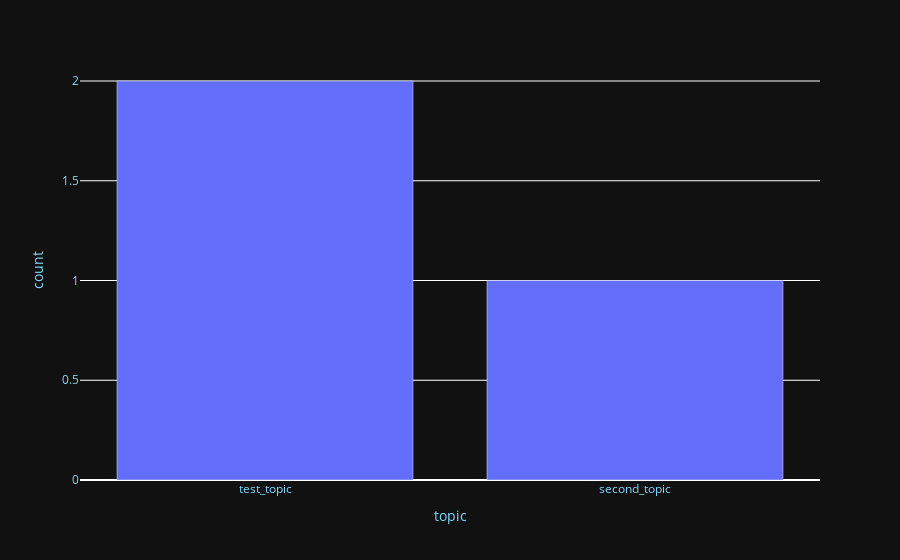

Here is the notebook cell this chart was saved with:
### Code cell
colors = {
    'background': '#111111',
    'text': '#7FDBFF'
}

fig.update_layout(
    plot_bgcolor=colors['background'],
    paper_bgcolor=colors['background'],
    font_color=colors['text']
)

### Figure 1 — Plotly figure (JSON) as saved in the notebook; plotly's stock layout.template omitted (floating-point values rounded to 4 significant figures)
{"data": [{"alignmentgroup": "True", "hovertemplate": "topic=%{x}<br>count=%{y}<extra></extra>", "legendgroup": "", "marker": {"color": "#636efa", "pattern": {"shape": ""}}, "name": "", "offsetgroup": "", "orientation": "v", "showlegend": false, "textposition": "auto", "type": "bar", "x": ["test_topic", "second_topic"], "xaxis": "x", "y": [2, 1], "yaxis": "y"}], "layout": {"autosize": true, "barmode": "relative", "font": {"color": "#7FDBFF"}, "legend": {"tracegroupgap": 0}, "margin": {"t": 60}, "paper_bgcolor": "#111111", "plot_bgcolor": "#111111", "xaxis": {"anchor": "y", "autorange": true, "domain": [0, 1], "range": [-0.5, 1.5], "title": {"text": "topic"}, "type": "category"}, "yaxis": {"anchor": "x", "autorange": true, "domain": [0, 1], "range": [0, 2.105], "title": {"text": "count"}, "type": "linear"}}}
